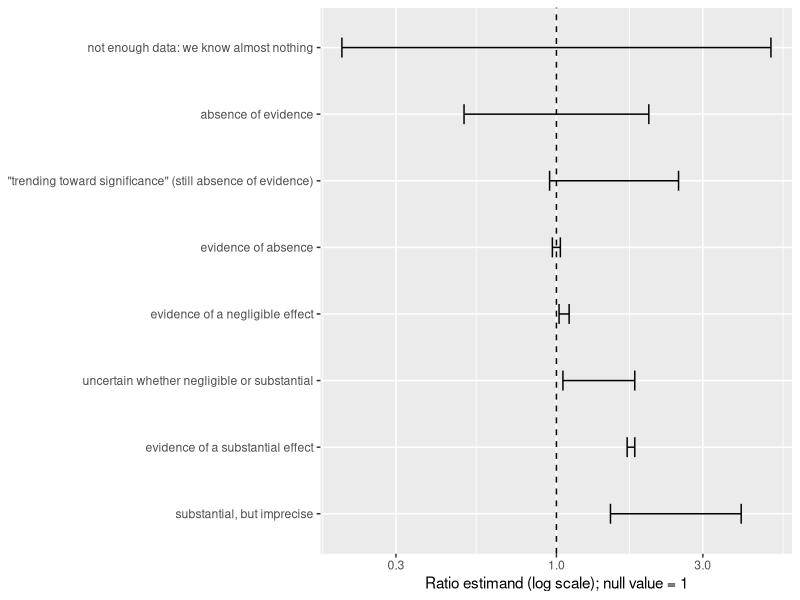

The R source for this figure:
## ---- chunk 1
#| fig-height: 4.5
#| fig-width: 8
ci_scenarios <- tibble::tribble(
  ~scenario, ~lower, ~upper,
  "not enough data: we know almost nothing", 0.2, 5,
  "absence of evidence", 0.5, 2,
  "\"trending toward significance\" (still absence of evidence)", 0.95, 2.5,
  "evidence of absence", 0.97, 1.03,
  "evidence of a negligible effect", 1.02, 1.1,
  "uncertain whether negligible or substantial", 1.05, 1.8,
  "evidence of a substantial effect", 1.7, 1.8,
  "substantial, but imprecise", 1.5, 4
) |>
  dplyr::mutate(scenario = factor(scenario, levels = rev(scenario)))

ci_scenarios |>
  ggplot2::ggplot() +
  ggplot2::aes(y = scenario, xmin = lower, xmax = upper) +
  ggplot2::geom_errorbarh(height = 0.3) +
  ggplot2::geom_vline(xintercept = 1, linetype = "dashed") +
  ggplot2::scale_x_log10() +
  ggplot2::labs(x = "Ratio estimand (log scale); null value = 1", y = NULL)
